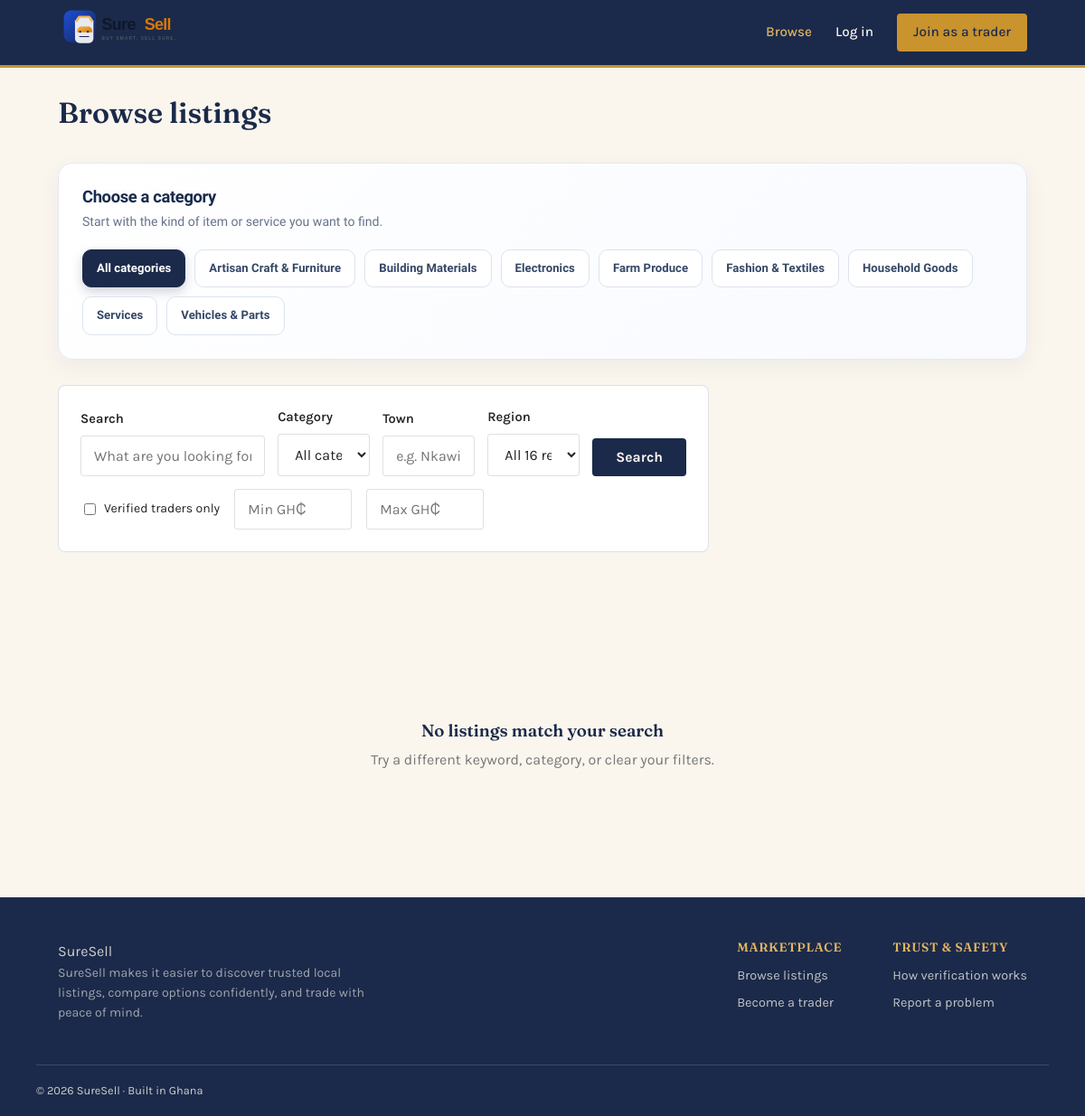
Screenshot of /browse.php with the database file from the repository.
### tables this page shows
CREATE TABLE categories (
    id      INT UNSIGNED AUTO_INCREMENT PRIMARY KEY,
    name    VARCHAR(80) NOT NULL UNIQUE,
    slug    VARCHAR(80) NOT NULL UNIQUE,
    icon    VARCHAR(50) DEFAULT NULL
);

### config/db.php (called while the page is built, shortened)
<?php
function db(): PDO
{
    static $pdo = null;
    if ($pdo === null) {
        $dsn = 'mysql:host=' . DB_HOST . ';port=' . DB_PORT . ';dbname=' . DB_NAME . ';charset=' . DB_CHARSET;
        try {
            $pdo = new PDO($dsn, DB_USER, DB_PASS, [
                PDO::ATTR_ERRMODE            => PDO::ERRMODE_EXCEPTION,
                PDO::ATTR_DEFAULT_FETCH_MODE => PDO::FETCH_ASSOC,
                PDO::ATTR_EMULATE_PREPARES   => false,
            ]);
        } catch (PDOException $e) {
            error_log('DB connection failed: ' . $e->getMessage());
            http_response_code(500);
            die('Service temporarily unavailable. Please try again shortly.');
        }
    }
    return $pdo;
}

### includes/functions.php (called while the page is built, shortened)
<?php
require_once __DIR__ . '/../config/db.php';
function e(?string $value): string
{
    return htmlspecialchars($value ?? '', ENT_QUOTES, 'UTF-8');
}
function clean_str(string $value): string
{
    return trim(strip_tags($value));
}

### browse.php (the view, shortened to what this page needs)
<?php
require_once __DIR__ . '/includes/functions.php';
$categories = db()->query('SELECT * FROM categories ORDER BY name')->fetchAll();
$q          = clean_str($_GET['q'] ?? '');
$categoryId = filter_input(INPUT_GET, 'category', FILTER_VALIDATE_INT) ?: null;
$town       = clean_str($_GET['town'] ?? '');
$minPrice   = filter_input(INPUT_GET, 'min', FILTER_VALIDATE_FLOAT) ?: null;
$maxPrice   = filter_input(INPUT_GET, 'max', FILTER_VALIDATE_FLOAT) ?: null;
$verifiedOnly = !empty($_GET['verified']);
$where = ['l.status = "active"'];
$params = [];
$sql = 'SELECT l.id, l.title, l.price, l.town, l.created_at, c.name AS category_name,
               u.full_name, u.avatar_path, u.phone_verified, u.id_verified,
               (SELECT image_path FROM listing_images WHERE listing_id = l.id ORDER BY sort_order LIMIT 1) AS thumb
        FROM listings l
        JOIN users u ON u.id = l.user_id
  JOIN categories c ON c.id = l.category_id
        WHERE ' . implode(' AND ', $where) . '
        ORDER BY l.created_at DESC
        LIMIT 60';
$stmt = db()->prepare($sql);
$stmt->execute($params);
$results = $stmt->fetchAll();
require __DIR__ . '/includes/header.php';
?>
<div class="wrap">
  <div class="section-head" style="margin-top:32px;">
    <h1 style="font-size:2rem;">Browse listings</h1>
  </div>
  <section class="browse-category-section" aria-labelledby="browse-categories-heading">
    <h2 id="browse-categories-heading">Choose a category</h2>
    <p>Start with the kind of item or service you want to find.</p>
    <div class="category-row">
      <a class="category-chip <?= !$categoryId ? 'active' : '' ?>" href="browse.php">All categories</a>
      <?php foreach ($categories as $cat): ?>
        <a class="category-chip <?= $categoryId === (int)$cat['id'] ? 'active' : '' ?>" href="browse.php?category=<?= (int)$cat['id'] ?>"><?= e($cat['name']) ?></a>
      <?php endforeach; ?>
    </div>
  </section>
  <form method="get" class="form-card wide" style="margin:0 0 32px;padding:24px;">
    <div class="browse-filter-fields">
      <div class="field" style="margin:0;">
        <label for="q">Search</label>
        <input type="text" id="q" name="q" value="<?= e($q) ?>" placeholder="What are you looking for?">
      </div>
      <div class="field" style="margin:0;">
        <label for="category">Category</label>
        <select id="category" name="category">
          <option value="">All categories</option>
        </select>
      </div>
        <div class="field" style="margin:0;">
          <label for="town">Town</label>
          <input type="text" id="town" name="town" value="<?= e($town) ?>" placeholder="e.g. Nkawie">
        </div>
        <div class="field" style="margin:0;">
          <label for="region">Region</label>
          <select id="region" name="region">
            <option value="">All 16 regions</option>
          </select>
        </div>
      <button type="submit" class="btn btn-primary">Search</button>
    </div>
    <div style="margin-top:14px;display:flex;gap:16px;align-items:center;flex-wrap:wrap;">
      <label style="font-size:0.88rem;display:flex;align-items:center;gap:6px;">
        <input type="checkbox" name="verified" value="1" <?= $verifiedOnly ? 'checked' : '' ?> style="width:auto;"> Verified traders only
      </label>
      <input type="number" name="min" value="<?= e((string)($minPrice ?? '')) ?>" placeholder="Min GH₵" style="max-width:130px;">
      <input type="number" name="max" value="<?= e((string)($maxPrice ?? '')) ?>" placeholder="Max GH₵" style="max-width:130px;">
    </div>
  </form>
  <?php if (!$results): ?>
    <div class="empty-state">
      <h3>No listings match your search</h3>
      <p>Try a different keyword, category, or clear your filters.</p>
    </div>
  <?php endif; ?>
</div>
<?php require __DIR__ . '/includes/footer.php'; ?>

### assets/css/style.css (style rules this page uses)
:root { --indigo: #1B2A4A; --indigo-light: #2C4066; --gold: #C9932E; --gold-light: #E3B563; --cream: #FAF6EE; --clay: #EFE3CC; --forest: #2F5233; --charcoal: #232323; --red: #A83A3A; --line: rgba(27, 42, 74, 0.14); --radius: 4px; --font-head: 'Fraunces', Georgia, serif; --font-body: 'Karla', -apple-system, BlinkMacSystemFont, 'Segoe UI', sans-serif; --max: 1120px; }
* { box-sizing: border-box; }
html { scroll-behavior: smooth; }
body { margin: 0; font-family: var(--font-body); background: var(--cream); color: var(--charcoal); line-height: 1.55; -webkit-font-smoothing: antialiased; }
a { color: inherit; text-decoration: none; }
h1, h2, h3, h4 { font-family: var(--font-head); color: var(--indigo); margin: 0 0 0.5em; line-height: 1.15; font-weight: 600; }
p { margin: 0 0 1em; }
.wrap { max-width: var(--max); margin: 0 auto; padding: 0 24px; }
.btn { display: inline-block; padding: 12px 26px; border-radius: var(--radius); font-weight: 700; font-size: 0.98rem; border: none; cursor: pointer; font-family: var(--font-body); }
.btn-primary { background: var(--indigo); color: var(--cream); }
.field { margin-bottom: 18px; }
.field label { display: block; font-weight: 600; margin-bottom: 6px; font-size: 0.92rem; }
input[type=text], input[type=email], input[type=tel], input[type=password], input[type=number], textarea, select { width: 100%; padding: 12px 14px; border: 1.5px solid var(--line); border-radius: var(--radius); font-family: var(--font-body); font-size: 1rem; background: #fff; color: var(--charcoal); }
.form-card { background: #fff; border: 1px solid var(--line); border-radius: 8px; padding: 36px; max-width: 480px; margin: 48px auto; }
.form-card.wide { max-width: 720px; }
.section-head { max-width: 60ch; margin-bottom: 36px; }
.category-row { display: flex; flex-wrap: wrap; gap: 12px; }
.category-chip { border: 1.5px solid var(--line); border-radius: 30px; padding: 9px 18px; font-size: 0.9rem; font-weight: 600; color: var(--indigo); background: #fff; }
.category-chip:hover, .category-chip.active { background: var(--indigo); color: var(--cream); border-color: var(--indigo); }
.browse-filter-fields { display:grid; grid-template-columns:2fr 1fr 1fr 1fr 1fr; gap:14px; align-items:end; }
.browse-category-section { margin: 0 0 28px; padding: 26px; border: 1px solid #e5e9f0; border-radius: 16px; background: linear-gradient(135deg, #ffffff 0%, #f8faff 100%); box-shadow: 0 8px 24px rgba(27, 42, 74, .05); font-family: 'Public Sans', var(--font-body); }
.browse-category-section h2 { margin: 0; color: #172b4d; font-family: 'Public Sans', var(--font-body); font-size: 1.15rem; font-weight: 700; letter-spacing: -.02em; }
.browse-category-section p { margin: 7px 0 20px; color: #65738a; font-size: .88rem; line-height: 1.5; }
.browse-category-section .category-row { gap: 10px; }
.browse-category-section .category-chip { padding: 10px 15px; border: 1px solid #dce3ed; border-radius: 10px; background: #fff; color: #344766; font-family: 'Public Sans', var(--font-body); font-size: .82rem; font-weight: 600; letter-spacing: .005em; transition: background-color .18s ease, border-color .18s ease, color .18s ease, box-shadow .18s ease, transform .18s ease; }
.browse-category-section .category-chip.active { border-color: var(--indigo); background: var(--indigo); color: #fff; box-shadow: 0 5px 12px rgba(27, 42, 74, .2); }
.empty-state { text-align: center; padding: 60px 20px; color: #777; }
.empty-state h3 { color: var(--indigo); }

### rows the page displays
categories: name "Artisan Craft & Furniture"
categories: name "Building Materials"
categories: name "Electronics"
categories: name "Farm Produce"
categories: name "Fashion & Textiles"
categories: name "Household Goods"
categories: name "Services"
categories: name "Vehicles & Parts"
